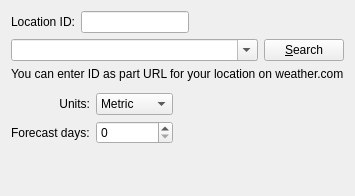
<ui version="4.0" >
 <class>WeatherCfgBase</class>
 <widget class="QWidget" name="WeatherCfgBase" >
  <property name="geometry" >
   <rect>
    <x>0</x>
    <y>0</y>
    <width>337</width>
    <height>196</height>
   </rect>
  </property>
  <property name="windowTitle" >
   <string>Form1</string>
  </property>
  <layout class="QVBoxLayout" >
   <property name="margin" >
    <number>11</number>
   </property>
   <property name="spacing" >
    <number>6</number>
   </property>
   <item>
    <layout class="QHBoxLayout" >
     <property name="margin" >
      <number>0</number>
     </property>
     <property name="spacing" >
      <number>6</number>
     </property>
     <item>
      <widget class="QLabel" name="TextLabel1" >
       <property name="text" >
        <string>Location ID:</string>
       </property>
       <property name="alignment" >
        <set>Qt::AlignRight|Qt::AlignTrailing|Qt::AlignVCenter</set>
       </property>
       <property name="wordWrap" >
        <bool>false</bool>
       </property>
      </widget>
     </item>
     <item>
      <widget class="QLineEdit" name="edtID" >
       <property name="sizePolicy" >
        <sizepolicy>
         <hsizetype>1</hsizetype>
         <vsizetype>0</vsizetype>
         <horstretch>0</horstretch>
         <verstretch>0</verstretch>
        </sizepolicy>
       </property>
      </widget>
     </item>
     <item>
      <spacer>
       <property name="orientation" >
        <enum>Qt::Horizontal</enum>
       </property>
       <property name="sizeType" >
        <enum>QSizePolicy::Expanding</enum>
       </property>
       <property name="sizeHint" >
        <size>
         <width>20</width>
         <height>20</height>
        </size>
       </property>
      </spacer>
     </item>
    </layout>
   </item>
   <item>
    <layout class="QHBoxLayout" >
     <property name="margin" >
      <number>0</number>
     </property>
     <property name="spacing" >
      <number>6</number>
     </property>
     <item>
      <widget class="QComboBox" name="cmbLocation" >
       <property name="sizePolicy" >
        <sizepolicy>
         <hsizetype>7</hsizetype>
         <vsizetype>0</vsizetype>
         <horstretch>0</horstretch>
         <verstretch>0</verstretch>
        </sizepolicy>
       </property>
       <property name="editable" >
        <bool>true</bool>
       </property>
      </widget>
     </item>
     <item>
      <widget class="QPushButton" name="btnSearch" >
       <property name="text" >
        <string>&amp;Search</string>
       </property>
      </widget>
     </item>
    </layout>
   </item>
   <item>
    <widget class="QLabel" name="TextLabel1_4" >
     <property name="text" >
      <string>You can enter ID as part URL for your location on weather.com</string>
     </property>
     <property name="wordWrap" >
      <bool>false</bool>
     </property>
    </widget>
   </item>
   <item>
    <widget class="LinkLabel" native="1" name="lblLnk" />
   </item>
   <item>
    <layout class="QGridLayout" >
     <property name="margin" >
      <number>0</number>
     </property>
     <property name="spacing" >
      <number>6</number>
     </property>
     <item row="0" column="1" >
      <widget class="QComboBox" name="cmbUnits" >
       <item>
        <property name="text" >
         <string>Metric</string>
        </property>
       </item>
       <item>
        <property name="text" >
         <string>Standart</string>
        </property>
       </item>
      </widget>
     </item>
     <item row="0" column="2" >
      <spacer>
       <property name="orientation" >
        <enum>Qt::Horizontal</enum>
       </property>
       <property name="sizeType" >
        <enum>QSizePolicy::Expanding</enum>
       </property>
       <property name="sizeHint" >
        <size>
         <width>20</width>
         <height>20</height>
        </size>
       </property>
      </spacer>
     </item>
     <item row="1" column="1" >
      <widget class="QSpinBox" name="edtDays" >
       <property name="maximum" >
        <number>10</number>
       </property>
      </widget>
     </item>
     <item row="1" column="0" >
      <widget class="QLabel" name="TextLabel1_3" >
       <property name="text" >
        <string>Forecast days:</string>
       </property>
       <property name="wordWrap" >
        <bool>false</bool>
       </property>
      </widget>
     </item>
     <item row="0" column="0" >
      <widget class="QLabel" name="TextLabel1_2" >
       <property name="text" >
        <string>Units:</string>
       </property>
       <property name="alignment" >
        <set>Qt::AlignRight|Qt::AlignTrailing|Qt::AlignVCenter</set>
       </property>
       <property name="wordWrap" >
        <bool>false</bool>
       </property>
      </widget>
     </item>
    </layout>
   </item>
   <item>
    <spacer>
     <property name="orientation" >
      <enum>Qt::Vertical</enum>
     </property>
     <property name="sizeType" >
      <enum>QSizePolicy::Expanding</enum>
     </property>
     <property name="sizeHint" >
      <size>
       <width>20</width>
       <height>20</height>
      </size>
     </property>
    </spacer>
   </item>
  </layout>
 </widget>
 <customwidgets>
  <customwidget>
   <class>LinkLabel</class>
   <extends>QWidget</extends>
   <header>simgui/linklabel.h</header>
  </customwidget>
 </customwidgets>
 <resources/>
 <connections/>
</ui>
